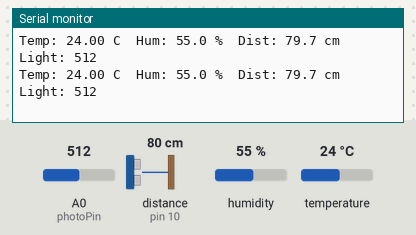
A sketch run on a simulated Arduino Uno, built with avr-gcc and run on an emulated ATmega328P. On the bench: the last lines printed to the serial monitor. Wiring (inferred from the names in the program): ultrasonic range finder: trigger pin 9; echo pin 10. The inputs (shaded band) are chosen by the test bench; at power-on: distance to the obstacle (sensor on pin 10) 80 cm, humidity 55 %, A0 (photoPin) = 512, temperature 24 °C. The echo pulse lasts 58.3 µs per cm.

Above: at 1.8 s.
1.9 s: distance to the obstacle (sensor on pin 10) set to 2 cm
At 2.9 s:
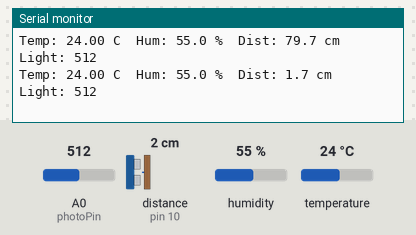
3.4 s: humidity set to 22 %
At 4.7 s:
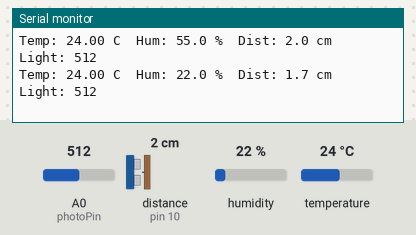
4.9 s: A0 (photoPin) set to 716
At 5.6 s:
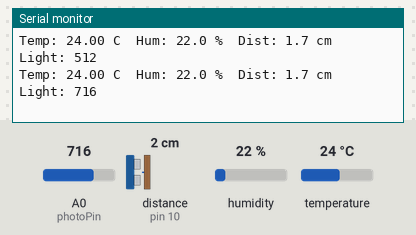
6.4 s: temperature set to 12 °C
At 7.7 s:
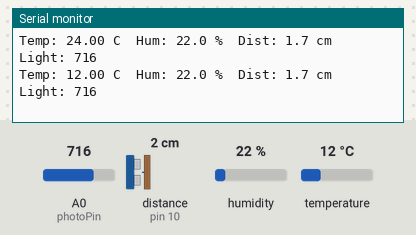
7.9 s: distance to the obstacle (sensor on pin 10) set to 4 cm
At 9.1 s:
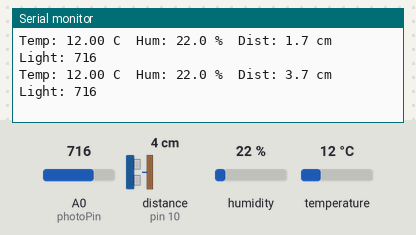
9.4 s: A0 (photoPin) set to 992
At 9.4 s:
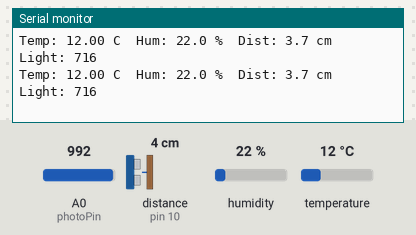
Timing chart, 0 to 11.9 s (numbered marks = the images above; inputs shaded):
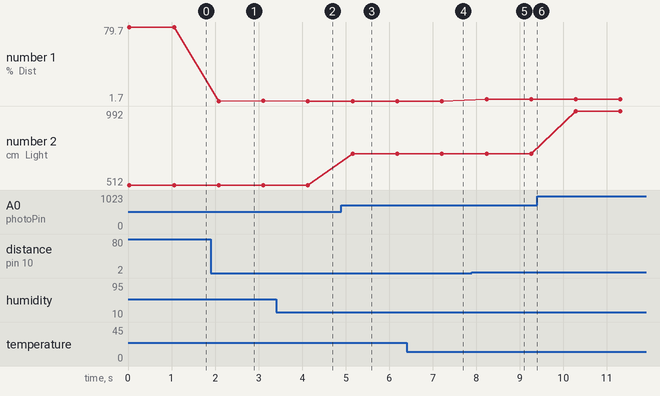

Measured:
- after the input at 1.9 s, the serial monitor: prints a new line after 0.18 s (image 1)
- after the input at 3.4 s, the serial monitor: prints a new line after 0.73 s (image 2)
- after the input at 4.9 s, the serial monitor: prints a new line after 0.26 s (image 3)
- after the input at 6.4 s, the serial monitor: prints a new line after 0.81 s (image 4)
- after the input at 7.9 s, the serial monitor: prints a new line after 0.34 s (image 5)
- plotted number 1: 79.7 → 2 after the input at 1.9 s, 1.7 → 3.7 after the input at 7.9 s
- plotted number 2: 512 → 716 after the input at 4.9 s, 716 → 992 after the input at 9.4 s

The sketch:

ArduinoInfoGather.ino
```cpp
#include <dht.h>           // Include the DHT library
dht DHT;

#define DHT11_PIN 7        // DHT11 connected to digital pin 7
#define trigPin 9          // HC-SR04 Trigger pin
#define echoPin 10         // HC-SR04 Echo pin
#define photoPin A0        // HM Photosensor analog output connected to A0

void setup() {
  Serial.begin(9600);

  // Setup pins for HC-SR04
  pinMode(trigPin, OUTPUT);
  pinMode(echoPin, INPUT);
}

void loop() {
  // ---- Read Temperature & Humidity ----
  DHT.read11(DHT11_PIN);
  float temp = DHT.temperature;
  float hum = DHT.humidity;

  // ---- Read Distance from HC-SR04 ----
  digitalWrite(trigPin, LOW);
  delayMicroseconds(2);
  digitalWrite(trigPin, HIGH);
  delayMicroseconds(10);
  digitalWrite(trigPin, LOW);

  float duration = pulseIn(echoPin, HIGH);
  float distance = (duration * 0.0343) / 2;

  // ---- Read Light Level from Photosensor ----
  int lightLevel = analogRead(photoPin);

  // ---- Print All Data in One Line ----
  Serial.print("Temp: ");
  Serial.print(temp, 2);
  Serial.print(" C\t");

  Serial.print("Hum: ");
  Serial.print(hum, 1);
  Serial.print(" %\t");

  Serial.print("Dist: ");
  Serial.print(distance, 1);
  Serial.print(" cm\t");

  Serial.print("Light: ");
  Serial.println(lightLevel);

  delay(1000); // Small delay for faster reading.
}
```
